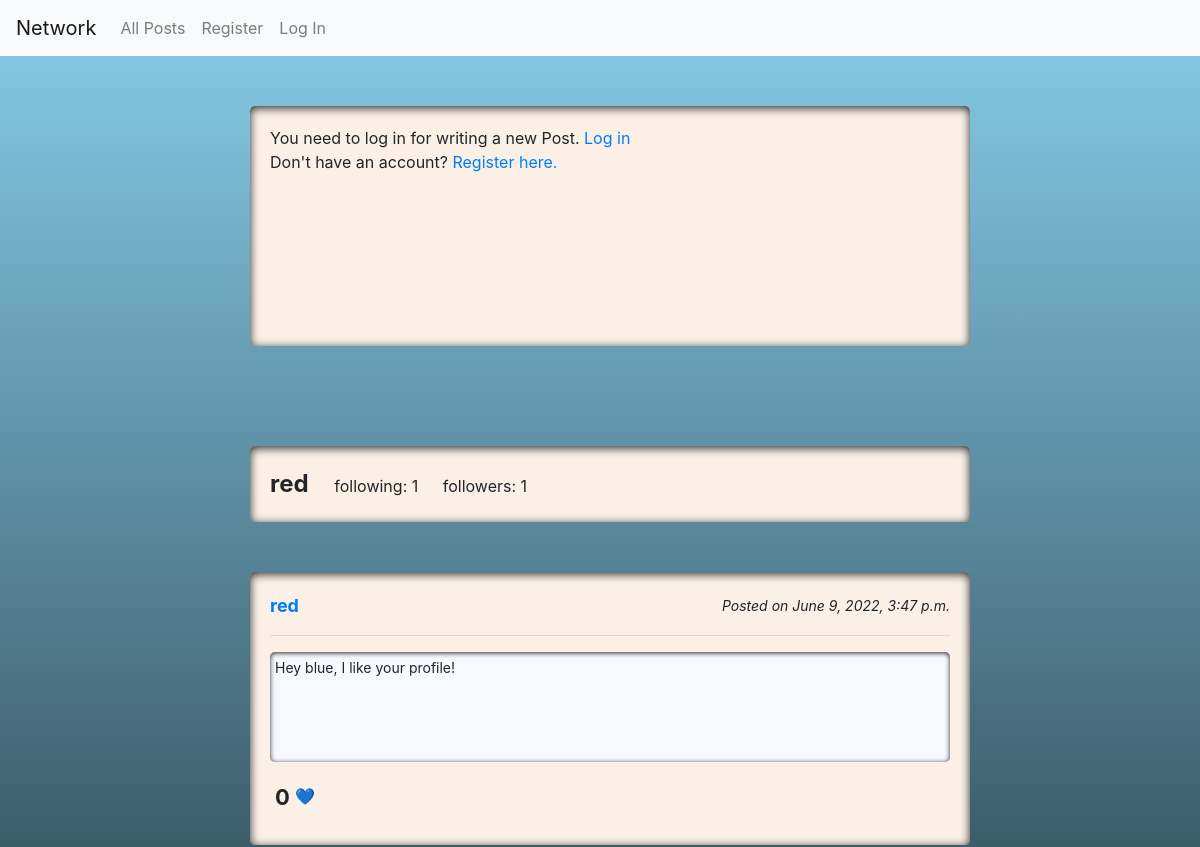
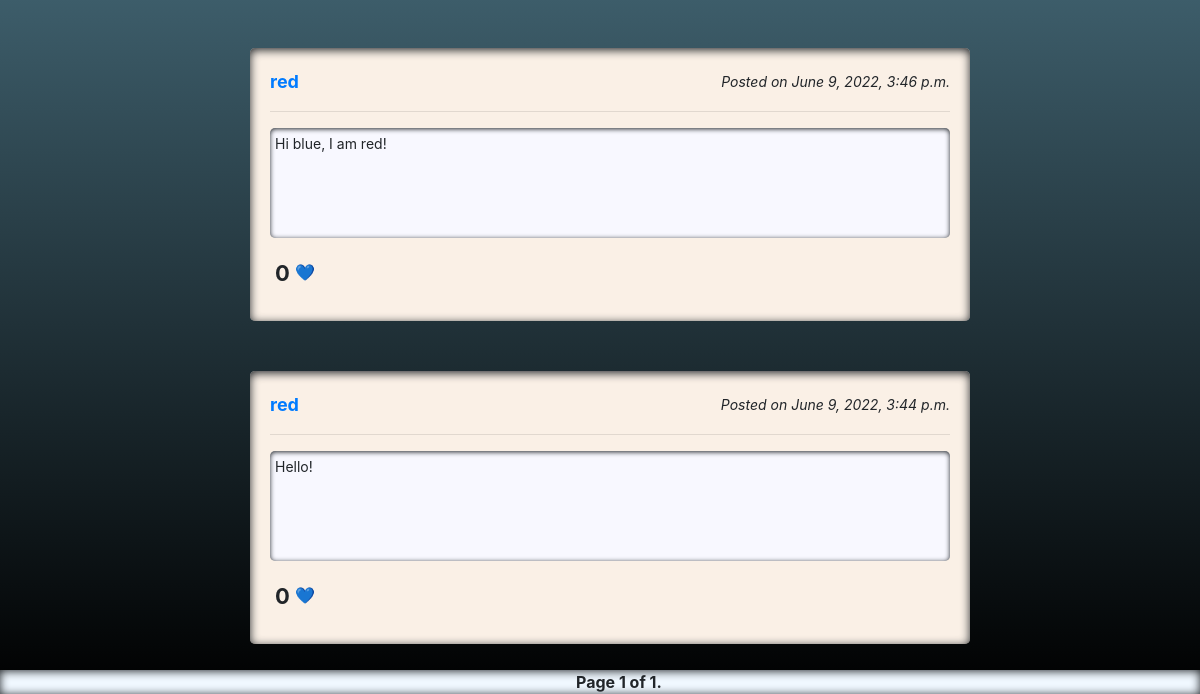
Page /profile/red on the earlier database version (2 pictures, top to bottom).
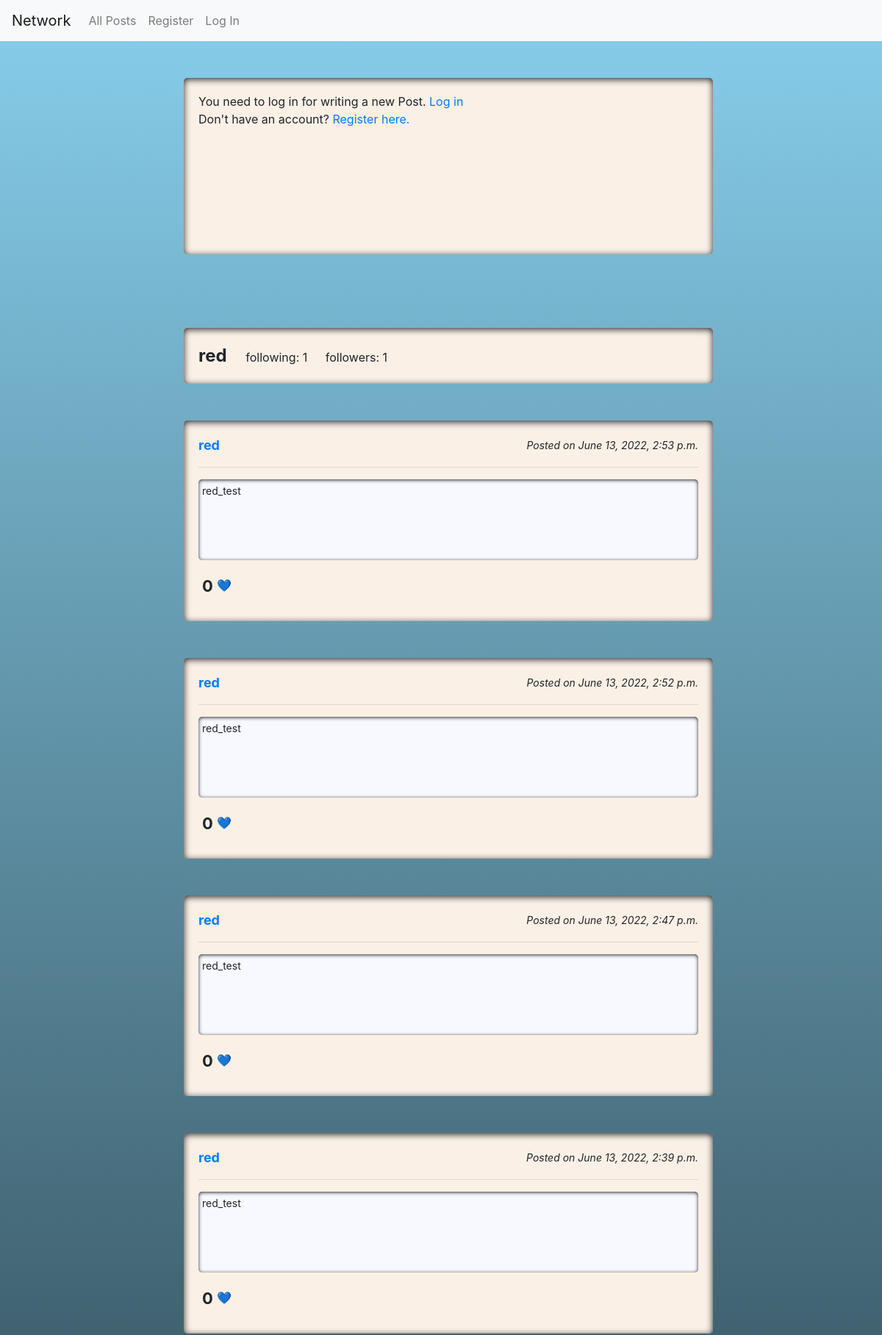
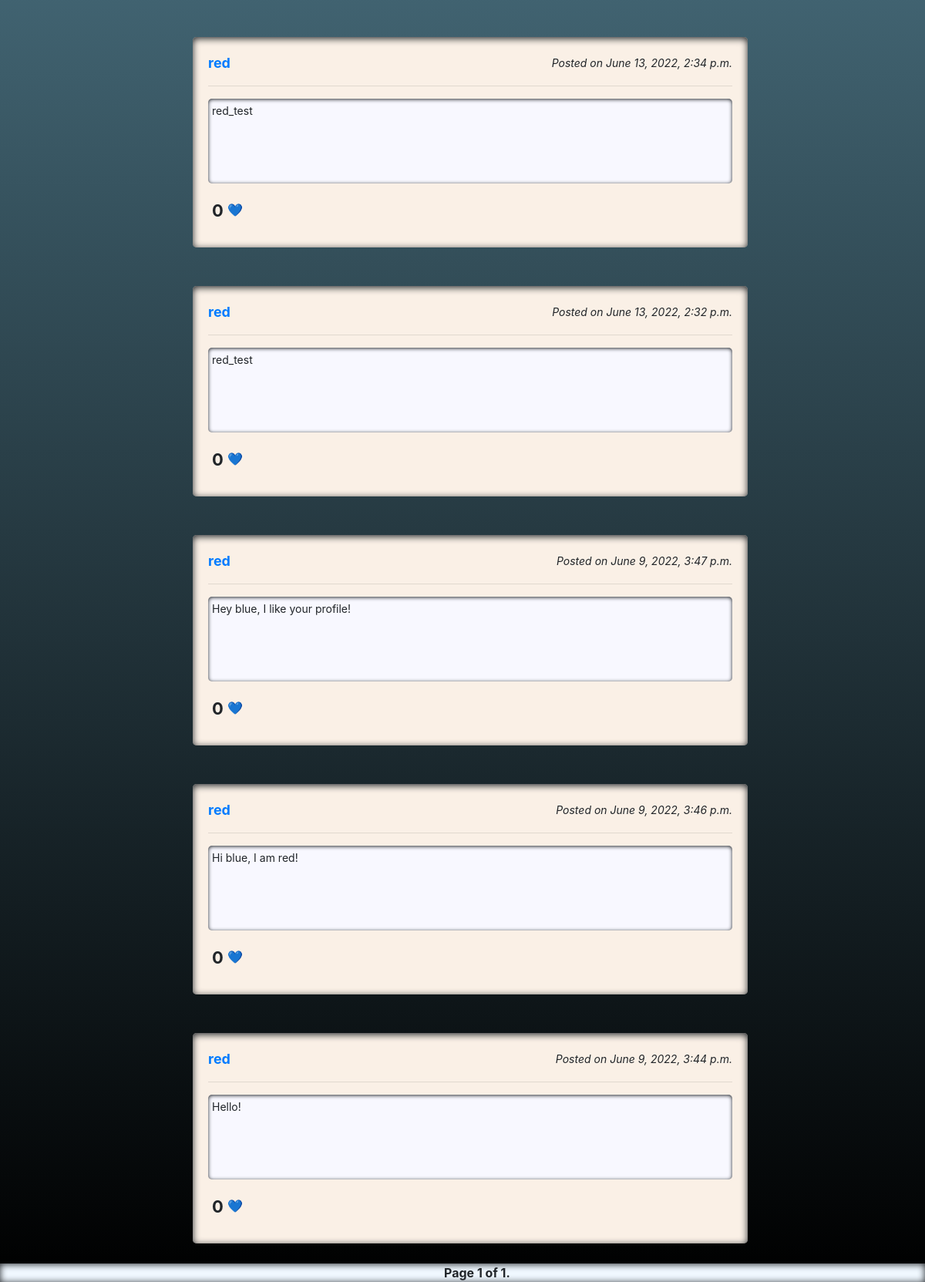
Same page on the later database version (2 pictures, top to bottom).
### network/models.py (models this page shows, shortened)
class Profile(models.Model):
    user = models.OneToOneField(User, on_delete=models.CASCADE)
    followers = models.PositiveIntegerField(default=0)
    following = models.ManyToManyField(
        "self",
        blank=True,
        symmetrical=False,
        related_name="followings"
    )
    my_like = models.ManyToManyField(
        Post,
        blank=True,
        symmetrical=False,
        related_name="my_likes"
    )

class User(AbstractUser):
    pass

class Post(models.Model):
    user = models.ForeignKey('User', on_delete=models.CASCADE)
    content = models.CharField(max_length=440)
    posted = models.DateTimeField(auto_now_add=True)
    likes = models.IntegerField(default=0)

### network/views.py (the view, shortened to what this page needs)
# urls.py: path("", views.index, name="index"),
def index(request, profile_info=None):
    current_user = request.user
    form = PostForm()
    if "/following" in request.path:
        if not request.user.is_authenticated:
            return render(request, "network/login.html")
        current_user_isfollowing = current_user.profile.following.all()
        other_users_pks = []
        for profile in current_user_isfollowing:
            other_users_pk = profile.user.id
            other_users_pks.append(other_users_pk)
        all_posts = Post.objects.select_related().filter(user_id__in=other_users_pks).order_by('-posted')
    elif "/profile" in request.path:
        other_user = get_object_or_404(User, username=profile_info)
        following = "Follow"
        if request.user.is_authenticated:
            followings = request.user.profile.following.all()
            for profile in followings:
                following = "Unfollow" if (profile.id == other_user.id) else "Follow"
        all_posts = Post.objects.filter(user=other_user.id).select_related().order_by('-posted')
        profile_info = [Profile.objects.prefetch_related().get(user=other_user.id), following]
    else:
        all_posts = Post.objects.select_related().order_by('-posted')
    all_liked_posts = []
    if request.user.is_authenticated:
        my_likes = request.user.profile.my_like.all()
        for post in my_likes:
            all_liked_posts.append(post.id)
    paginate_posts = Paginator(all_posts, 10, orphans=0, allow_empty_first_page=True)
    page_number = request.GET.get('page')
    page_obj = paginate_posts.get_page(page_number)
    return render(request, "network/index.html" , {
        "form": form,
        "profile": profile_info,
        "liked": all_liked_posts,
        "posts": page_obj
    })

### network/templates/network/index.html (shortened to what this page needs)
{% extends "network/layout.html" %}
{% load static %}
{% block body %}
    <div class="grid">
        <div class="side-bar">
        </div>
        <div class="grid-item">
            <div id="post_container">
                {% if user.is_authenticated %}
                    <form action="{% url 'index' %}" method="post">
                        {% csrf_token %}
                        {{ form }}
                        <input type="submit" value="Post" class="btn btn-primary">
                    </form>
                {% else %}
                    <div>
                        You need to log in for writing a new Post.
                        <a href="{% url 'login' %}">Log in</a><br>
                        Don't have an account? <a href="{% url 'register' %}">Register here.</a>
                    </div>
                {% endif %}
            </div>
            {% if profile %}
                <div id="profile_frame">
                    <span id="profile_name">
                        {{ profile.0.user.username }}
                    </span>
                    <span id="profile_following">
                        following: {{ profile.0.following.count }}
                    </span>
                    <span id="profile_followers">
                        followers: <span id="followers">{{ profile.0.followers }}</span>
                    </span>
                </div>
            {% endif %}
            <div id="posts_frame">
                {% if posts %}
                    {% for post in posts %}
                        <div id="frame_{{post.id}}" class="post_body">
                            <div class="post_header">
                                <div class="post_username">
                                    <a href={% url 'profile' post.user.username %}>{{ post.user.username }}</a>
                                </div>
                                <div id="timestamp_{{post.id}}" class="post_time">
                                    Posted on {{ post.posted }}
                                </div>
                            </div>
                            <hr>
                            <div id="content_{{post.id}}" class="post_content">
                                {{ post.content }}
                            </div>
                            <div class="post_footer">
                                <div id="likes_{{post.id}}" class="post_likes">
                                    <span id="count_{{post.id}}" class="post_like_counter">{{ post.likes }}</span>
                                    {% if post.id in liked %}
                                        <button id="like_{{post.id}}" type="button" name="like" class="btn btn-default">❤️</button>
                                    {% else %}
                                        <button id="like_{{post.id}}" type="button" name="like" class="btn btn-default">💙</button>
                                    {% endif %}
                                </div>
                                <div class="post_editbutton">
                                </div>
                            </div>
                        </div>
                    {% endfor %}
                {% else %}
                    <div class="no_post">No posts.</div>
                {% endif %}
            </div>
        </div>
        <div class="side-bar">
        </div>
    </div>
{% endblock %}
{% block footer %}
    <div class="pagination">
        <span class="step-links">
            <span class="current">
                Page {{ posts.number }} of {{ posts.paginator.num_pages }}.
            </span>
        </span>
    </div>
{% endblock %}

### network/templates/network/layout.html (shortened to what this page needs)
{% load static %}
<!DOCTYPE html>
<html lang="en">
    <head>
        <link rel="stylesheet" href="https://stackpath.bootstrapcdn.com/bootstrap/4.4.1/css/bootstrap.min.css">
        <link href="{% static 'network/styles.css' %}" rel="stylesheet">
    </head>
    <body>
        <nav class="navbar navbar-expand-lg navbar-light bg-light">
            <a class="navbar-brand" href="{% url 'index' %}">Network</a>
            <div>
                <ul class="navbar-nav mr-auto">
                    <li class="nav-item">
                        <a class="nav-link" href="{% url 'index' %}">All Posts</a>
                    </li>
                    {% if user.is_authenticated %}
                        <li class="nav-item">
                            <a class="nav-link" href="{% url 'following' %}">Following</a>
                        </li>
                        <li class="nav-item">
                            <a class="nav-link" href="{% url 'logout' %}">Log Out</a>
                        </li>
                    {% else %}
                        <li class="nav-item">
                            <a class="nav-link" href="{% url 'register' %}">Register</a>
                        </li>
                        <li class="nav-item">
                            <a class="nav-link" href="{% url 'login' %}">Log In</a>
                        </li>
                    {% endif %}
                </ul>
            </div>
        </nav>
        <div class="body">
            {% block body %}
            {% endblock %}
        </div>
    </body>
    <footer>
        {% block footer %}
        {% endblock %}
    </footer>
</html>

### network/static/network/styles.css (style rules this page uses)
body { background-image: linear-gradient(skyblue, black); min-height: 100vh; }
textarea, .post_content { box-shadow: inset 0px 1px 5px; }
footer { background-color: aliceblue; width: 100%; bottom: 0; position: fixed; box-shadow: inset 0px 1px 10px; }
.grid { display: grid; grid-template-columns: auto 800px auto; }
#post_container { min-height: 240px; display: inline-block; }
#profile_name, #profile_following, #profile_followers { margin-right: 20px; }
#profile_name { font-size: x-large; font-weight: bolder; }
.post_body { min-height: 260px; margin-bottom: 50px; font-size: 14px; }
.post_body, #profile_frame, #post_container, .no_post { margin: 50px; border-radius: 5px; padding: 20px; background-color: linen; width: 720px; box-shadow: inset 0px 2px 10px; }
.post_header, .post_footer { display: grid; grid-template-columns: auto auto; }
.post_username { font-size: large; font-weight: bold; }
.post_editbutton, .post_time { text-align: right; }
.post_time { font-style: italic; padding-top: 3px; }
.post_content { background-color: ghostwhite; word-break: break-word; width: 100%; height: 110px; margin: 5px 0px 15px 0px; padding: 5px; border-radius: 5px; }
.post_like_counter { padding-left: 5px; font-size: 22px; font-weight: bolder; }
.btn-default { margin-bottom: 10px; margin-left: -12px; outline: none; }
.pagination { margin-left: 48%; font-weight: bold; }

Differences in the rows shown:
added Post: user.username "red", posted "June 13, 2022, 2:53 p.m.", content "red_test", likes "0"
added Post: user.username "red", posted "June 13, 2022, 2:52 p.m.", content "red_test", likes "0"
added Post: user.username "red", posted "June 13, 2022, 2:47 p.m.", content "red_test", likes "0"
added Post: user.username "red", posted "June 13, 2022, 2:39 p.m.", content "red_test", likes "0"
added Post: user.username "red", posted "June 13, 2022, 2:34 p.m.", content "red_test", likes "0"
added Post: user.username "red", posted "June 13, 2022, 2:32 p.m.", content "red_test", likes "0"
